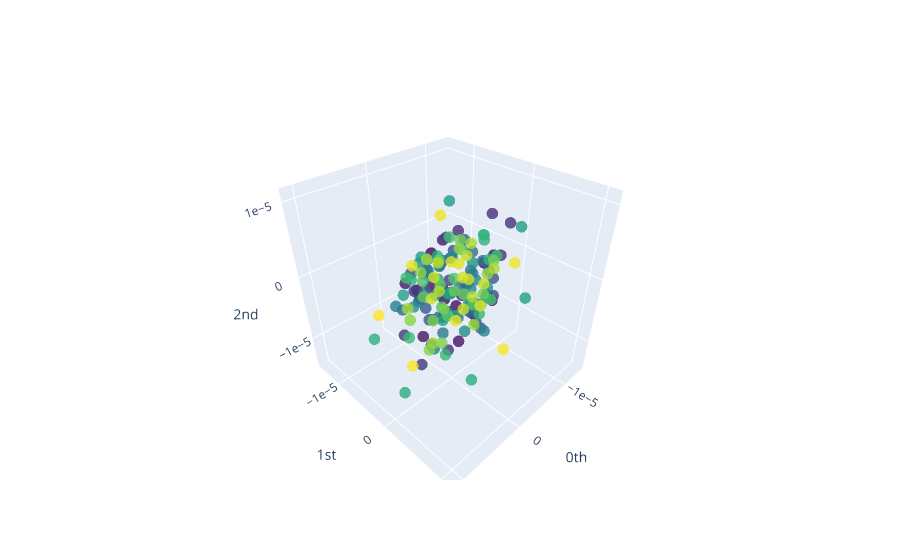

Write notebook code for a chart like this one.
### Code cell
channel_point_cloud_plot = gtda.plotting.plot_point_cloud(channel_point_clouds[print_obj])
display(channel_point_cloud_plot)
channel_point_cloud_plot.write_image(file = f"{subj}/{exp}/channel_point_cloud.svg", format = "svg")

### Figure 1 — Plotly figure (JSON) as saved in the notebook; plotly's stock layout.template omitted (floating-point values rounded to 4 significant figures; data arrays with more than 128 entries replaced by an {"elided": "..."} marker saying what was removed)
{"data": [{"marker": {"color": {"elided": "161 int values"}, "colorscale": [[0, "#440154"], [0.1111, "#482878"], [0.2222, "#3e4989"], [0.3333, "#31688e"], [0.4444, "#26828e"], [0.5556, "#1f9e89"], [0.6667, "#35b779"], [0.7778, "#6ece58"], [0.8889, "#b5de2b"], [1, "#fde725"]], "opacity": 0.8, "size": 4}, "mode": "markers", "type": "scatter3d", "x": {"elided": "161 float values"}, "y": {"elided": "161 float values"}, "z": {"elided": "161 float values"}}], "layout": {"scene": {"xaxis": {"exponentformat": "e", "showexponent": "all", "title": {"text": "0th"}, "type": "linear"}, "yaxis": {"exponentformat": "e", "showexponent": "all", "title": {"text": "1st"}, "type": "linear"}, "zaxis": {"exponentformat": "e", "showexponent": "all", "title": {"text": "2nd"}, "type": "linear"}}}}
